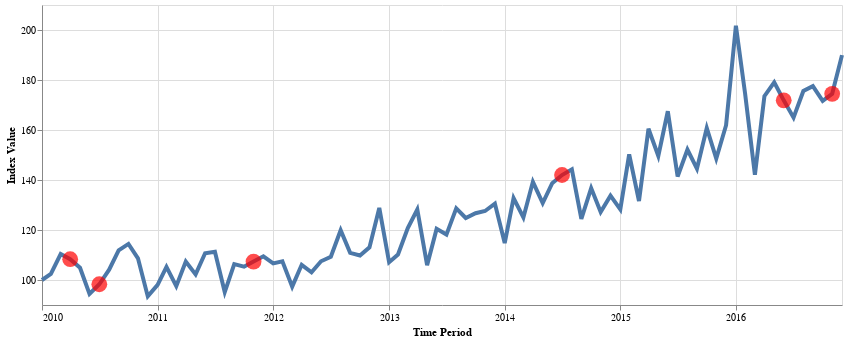

Notebook source saved alongside this figure:
### Code cell
plot_index(rt_index_imp, show_imputed=True)

### Figure 1 — Vega-Lite specification as saved in the notebook (floating-point values rounded to 4 significant figures)
{"$schema": "https://vega.github.io/schema/vega-lite/v5.16.3.json", "config": {"view": {"continuousHeight": 300, "continuousWidth": 300}}, "datasets": {"data-0c2573c980110d9d3fcd173ccf5bee82": [{"x": "2010-01-31T00:00:00", "y": 100}, {"x": "2010-02-28T00:00:00", "y": 102.5}, {"x": "2010-03-31T00:00:00", "y": 110.4}, {"x": "2010-04-30T00:00:00", "y": 108.3}, {"x": "2010-05-31T00:00:00", "y": 104.9}, {"x": "2010-06-30T00:00:00", "y": 94.43}, {"x": "2010-07-31T00:00:00", "y": 98.3}, {"x": "2010-08-31T00:00:00", "y": 104.1}, {"x": "2010-09-30T00:00:00", "y": 111.8}, {"x": "2010-10-31T00:00:00", "y": 114.4}, {"x": "2010-11-30T00:00:00", "y": 108.7}, {"x": "2010-12-31T00:00:00", "y": 93.44}, {"x": "2011-01-31T00:00:00", "y": 98.05}, {"x": "2011-02-28T00:00:00", "y": 105.2}, {"x": "2011-03-31T00:00:00", "y": 97.54}, {"x": "2011-04-30T00:00:00", "y": 107.3}, {"x": "2011-05-31T00:00:00", "y": 102.2}, {"x": "2011-06-30T00:00:00", "y": 110.7}, {"x": "2011-07-31T00:00:00", "y": 111.3}, {"x": "2011-08-31T00:00:00", "y": 95.17}, {"x": "2011-09-30T00:00:00", "y": 106.4}, {"x": "2011-10-31T00:00:00", "y": 105.3}, {"x": "2011-11-30T00:00:00", "y": 107.4}, {"x": "2011-12-31T00:00:00", "y": 109.5}, {"x": "2012-01-31T00:00:00", "y": 106.6}, {"x": "2012-02-29T00:00:00", "y": 107.5}, {"x": "2012-03-31T00:00:00", "y": 97.34}, {"x": "2012-04-30T00:00:00", "y": 106.1}, {"x": "2012-05-31T00:00:00", "y": 103.1}, {"x": "2012-06-30T00:00:00", "y": 107.5}, {"x": "2012-07-31T00:00:00", "y": 109.3}, {"x": "2012-08-31T00:00:00", "y": 119.9}, {"x": "2012-09-30T00:00:00", "y": 110.8}, {"x": "2012-10-31T00:00:00", "y": 109.8}, {"x": "2012-11-30T00:00:00", "y": 113.1}, {"x": "2012-12-31T00:00:00", "y": 128.8}, {"x": "2013-01-31T00:00:00", "y": 107.1}, {"x": "2013-02-28T00:00:00", "y": 110.2}, {"x": "2013-03-31T00:00:00", "y": 120.8}, {"x": "2013-04-30T00:00:00", "y": 128.2}, {"x": "2013-05-31T00:00:00", "y": 105.9}, {"x": "2013-06-30T00:00:00", "y": 120.4}, {"x": "2013-07-31T00:00:00", "y": 118.2}, {"x": "2013-08-31T00:00:00", "y": 128.7}, {"x": "2013-09-30T00:00:00", "y": 124.8}, {"x": "2013-10-31T00:00:00", "y": 126.7}, {"x": "2013-11-30T00:00:00", "y": 127.6}, {"x": "2013-12-31T00:00:00", "y": 130.6}, {"x": "2014-01-31T00:00:00", "y": 114.8}, {"x": "2014-02-28T00:00:00", "y": 132.8}, {"x": "2014-03-31T00:00:00", "y": 125.0}, {"x": "2014-04-30T00:00:00", "y": 139.3}, {"x": "2014-05-31T00:00:00", "y": 130.7}, {"x": "2014-06-30T00:00:00", "y": 138.7}, {"x": "2014-07-31T00:00:00", "y": 142.0}, {"x": "2014-08-31T00:00:00", "y": 144.3}, {"x": "2014-09-30T00:00:00", "y": 124.4}, {"x": "2014-10-31T00:00:00", "y": 136.8}, {"x": "2014-11-30T00:00:00", "y": 127.2}, {"x": "2014-12-31T00:00:00", "y": 133.7}, {"x": "2015-01-31T00:00:00", "y": 128.2}, {"x": "2015-02-28T00:00:00", "y": 150.2}, {"x": "2015-03-31T00:00:00", "y": 131.6}, {"x": "2015-04-30T00:00:00", "y": 160.5}, {"x": "2015-05-31T00:00:00", "y": 149.6}, {"x": "2015-06-30T00:00:00", "y": 167.5}, {"x": "2015-07-31T00:00:00", "y": 141.4}, {"x": "2015-08-31T00:00:00", "y": 152.1}, {"x": "2015-09-30T00:00:00", "y": 144.6}, {"x": "2015-10-31T00:00:00", "y": 160.8}, {"x": "2015-11-30T00:00:00", "y": 148.6}, {"x": "2015-12-31T00:00:00", "y": 161.9}, {"x": "2016-01-31T00:00:00", "y": 201.7}, {"x": "2016-02-29T00:00:00", "y": 174.6}, {"x": "2016-03-31T00:00:00", "y": 142.1}, {"x": "2016-04-30T00:00:00", "y": 173.5}, {"x": "2016-05-31T00:00:00", "y": 179.0}, {"x": "2016-06-30T00:00:00", "y": 171.9}, {"x": "2016-07-31T00:00:00", "y": 165.0}, {"x": "2016-08-31T00:00:00", "y": 175.6}, {"x": "2016-09-30T00:00:00", "y": 177.5}, {"x": "2016-10-31T00:00:00", "y": 171.6}, {"x": "2016-11-30T00:00:00", "y": 174.5}, {"x": "2016-12-31T00:00:00", "y": 189.9}], "data-a2f0ede5b5d08aa152f9a02a559ae17b": [{"imp": 1, "x": "2010-04-30T00:00:00", "y": 108.3}, {"imp": 1, "x": "2010-07-31T00:00:00", "y": 98.3}, {"imp": 1, "x": "2011-11-30T00:00:00", "y": 107.4}, {"imp": 1, "x": "2014-07-31T00:00:00", "y": 142.0}, {"imp": 1, "x": "2016-06-30T00:00:00", "y": 171.9}, {"imp": 1, "x": "2016-11-30T00:00:00", "y": 174.5}]}, "height": 300, "layer": [{"data": {"name": "data-0c2573c980110d9d3fcd173ccf5bee82"}, "encoding": {"x": {"axis": {"format": "%Y", "labelAngle": 0, "title": "Time Period", "values": ["2010-01-31T00:00:00", "2011-01-31T00:00:00", "2012-01-31T00:00:00", "2013-01-31T00:00:00", "2014-01-31T00:00:00", "2015-01-31T00:00:00", "2016-01-31T00:00:00"]}, "field": "x", "type": "temporal"}, "y": {"field": "y", "scale": {"zero": false}, "title": "Index Value", "type": "quantitative"}}, "mark": {"size": 4, "type": "line"}}, {"data": {"name": "data-a2f0ede5b5d08aa152f9a02a559ae17b"}, "encoding": {"x": {"axis": {"format": "%Y", "labelAngle": 0, "title": "Time Period"}, "field": "x", "type": "temporal"}, "y": {"field": "y", "scale": {"zero": false}, "title": "Index Value", "type": "quantitative"}}, "mark": {"color": "red", "size": 250, "type": "circle"}}], "width": 800}
